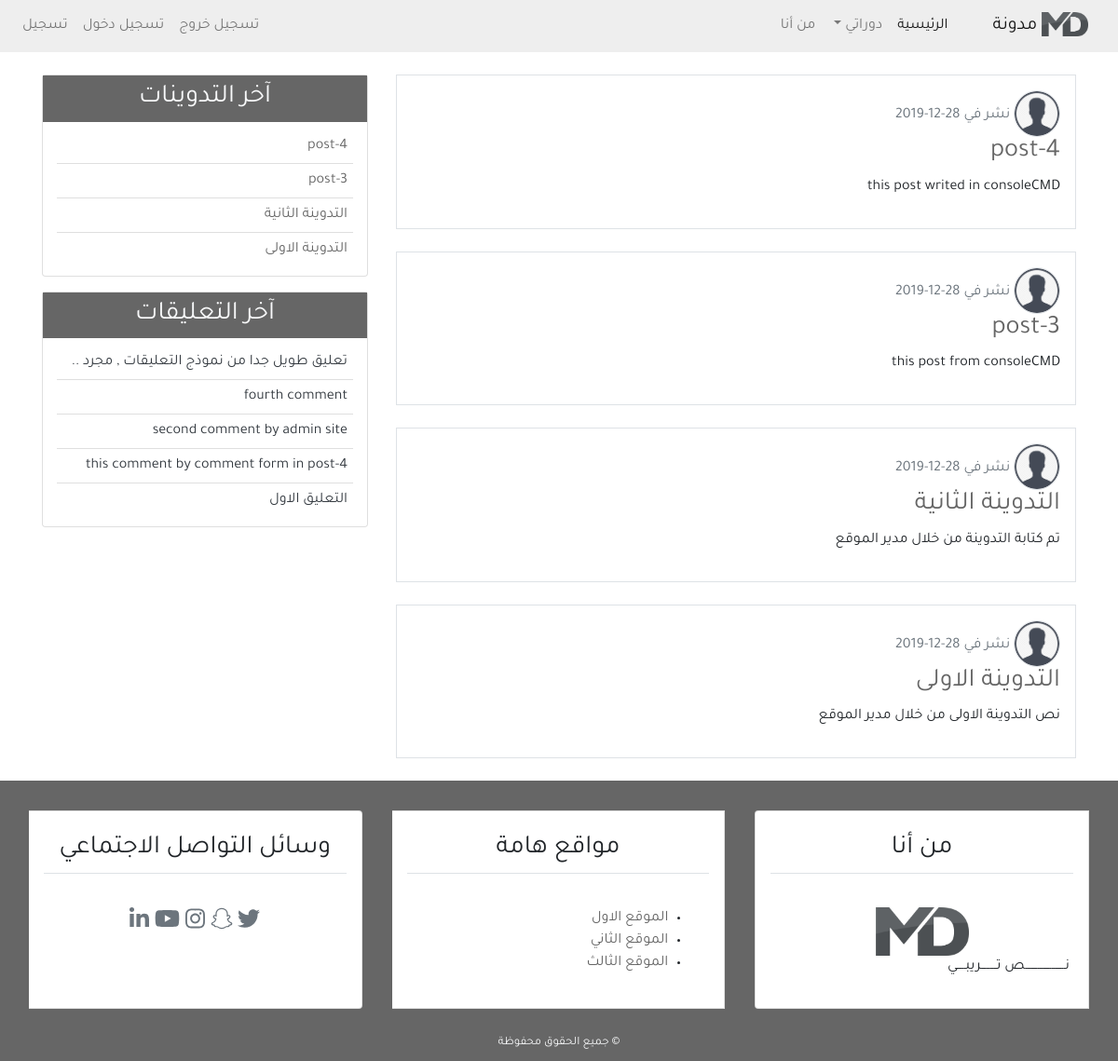
The page / on the database its author committed.
### blog/models.py (models this page shows, shortened)
class Post(models.Model):                                           # -5a
    title = models.CharField(max_length=100)
    content = models.TextField()
    post_date = models.DateTimeField(default=timezone.now)           # (auto_now_add=True)
    post_update = models.DateTimeField(auto_now=True)
    author = models.ForeignKey(User, on_delete=models.CASCADE)
    class Meta:                                                     # -6b
        ordering = ('-post_date', )

class Comment(models.Model):                                        # -8a
    name = models.CharField(max_length=50, verbose_name='الاسم')    # -9c add arabic word
    email = models.EmailField(verbose_name='البريد الالكتروني')
    body = models.TextField(verbose_name='نص التعليق')
    cmnt_date = models.DateTimeField(auto_now=True)
    active = models.BooleanField(default=False)
    post = models.ForeignKey(Post, on_delete=models.CASCADE, related_name='comments')
    class Meta:                                                     # -8e
        ordering = ('-cmnt_date', )

### blog/views.py (the view)
# urls.py: 2. Add a URL to urlpatterns:  path('', views.home, name='home')
def home(request):                                                  # -2b {'title': 'home'}
    context = {                                                     # -3a
        'page_title': 'الصفحة الرئيسية',
        'posts': Post.objects.all()                                 # -6a
    }
    return render(request, 'blog/index.html', context)

### blog/templatetags/post_tag.py (called while the page is built)
@register.inclusion_tag('blog/latest_posts.html')       # -12a
def latest_posts():
    context = {
        'l_posts': Post.objects.all()[0:5]
    }
    return context

@register.inclusion_tag('blog/latest_comments.html')       # -13a
def latest_comments():
    context = {
        'l_comments': Comment.objects.filter(active=True)[0:5]
    }
    return context

### blog/templates/blog/index.html (shortened to what this page needs)
{% extends 'blog/base.html' %}
{% load static %}
{% block content %}
{% for post in posts %}
    <div class="border p-3 mb-4">
        <img src="{% static 'blog/images/icons-user-profile-male.jpg' %}"
            class="img-fluid rounded-circle border" alt="شعار المدونة" width="50px">
        <span class="text-secondary">نشر في {{ post.post_date|date:'d-m-Y' }}</span>
        <h3 class="text-dark"><a href="{% url 'detail_url' post.id %}">{{ post.title }}</a></h3>
        <p>{{ post.content }}</p>
    </div>
{% endfor %}
{% endblock content %}

### blog/templates/blog/latest_posts.html
<ul class="list-group-flush latest_post">
    {% for post in l_posts %}
        <li class="list-group-item latest_post_item">
            <a href="{% url 'detail_url' post.id %}">{{ post.title }}</a>
        </li>
    {% endfor %}
</ul>

### blog/templates/blog/latest_comments.html
<ul class="list-group-flush latest_comment">
    {% for comment in l_comments %}
        <li class="list-group-item latest_comment_item">
            <a class="text-dark" href="{% url 'detail_url' comment.post.id %}">
                {% if comment.body|length > 40 %}
                {{ comment.body|slice:'40' }} ..
                {% else %}
                {{ comment.body }}
                {% endif %}
            </a>
        </li>
    {% empty %}
    <li class="list-group-item latest_comment_item">لا توجد تعليقات</li>
    {% endfor %}
</ul>

### blog/static/blog/css/main.css (style rules this page uses)
html, body { direction: rtl; text-align: right; }
body { font-family: 'Tajawal', 'sans-serif'; }
a { color: #666; }
.latest_post, .latest_comment { padding: 0 15px; }
.latest_post .latest_post_item, .latest_comment .latest_comment_item { padding: 6px; }
.latest_post li:first-child, .latest_comment li:first-child { border-top: 0; }
.latest_post li:last-child, .latest_comment li:last-child { border-bottom: 0; padding-bottom: 0; }

### rows shown on the page
Post: post_date "28-12-2019", title "post-4", content "this post writed in consoleCMD"
Post: post_date "28-12-2019", title "post-3", content "this post from consoleCMD"
Post: post_date "28-12-2019", title "التدوينة الثانية", content "تم كتابة التدوينة من خلال مدير الموقع"
Post: post_date "28-12-2019", title "التدوينة الاولى", content "نص التدوينة الاولى من خلال مدير الموقع"
Comment: body "تعليق طويل جدا من نموذج التعليقات , مجرد"
Comment: body "fourth comment"
Comment: body "second comment by admin site"
Comment: body "this comment by comment form in post-4"
Comment: body "التعليق الاول"
